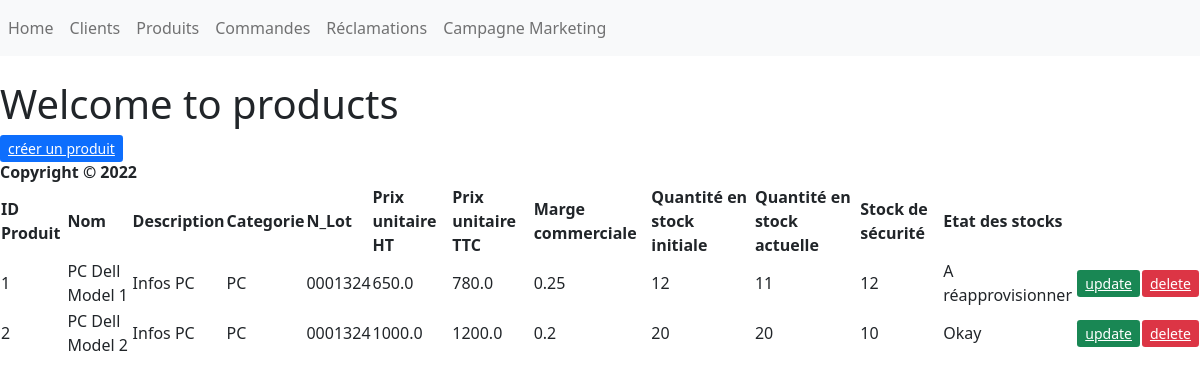
The page /Produits/ on the database as committed earlier.
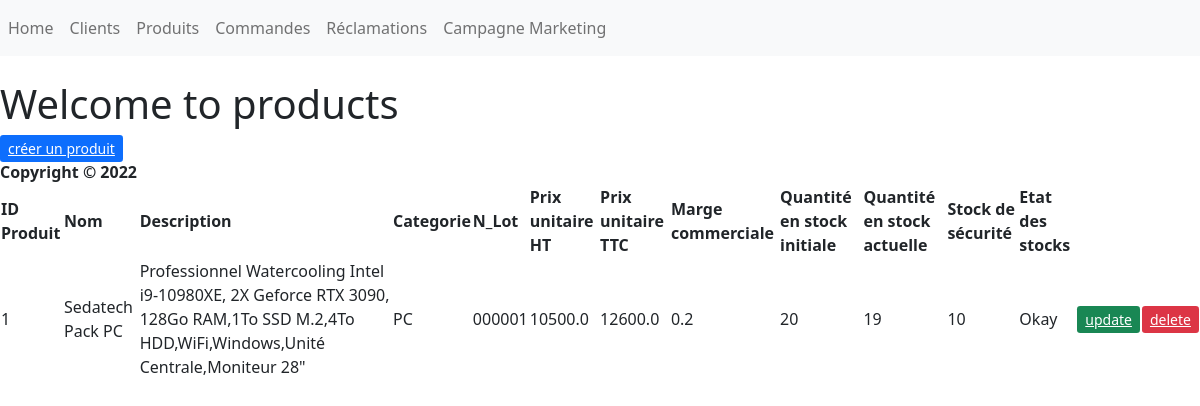
The same page on the database as committed later.
### Main/models.py (models this page shows, shortened)
class Product(models.Model):
    CATEGORY_CHOICES=(('Informatique','Informatique'),('Téléphonie','Téléphonie'),('Objets connectés','Objets connectés'),('TV & Home cinéma','TV & Home cinéma'))
    name=models.CharField(max_length=200, null=True)
    description=models.CharField(max_length=200, null=True)
    category=models.CharField(max_length=200, null=True,choices=CATEGORY_CHOICES)
    n_lot=models.CharField(max_length=200, null=True)
    price_pdt_HT=models.FloatField(null=True)
    commercial_margin=models.FloatField(null=True)
    stock_q=models.IntegerField(null=True)
    stock_security=models.IntegerField(null=True)
    @property
    def price_pdt_TTC(self):
        TAUX_TVA=1.2
        return self.price_pdt_HT*TAUX_TVA
    @property
    def stock_q_actuel(self):
        my_orders=Order.objects.filter(product__id=self.id)
        return self.stock_q-my_orders.count()
    @property
    def stock_status(self):#for particular product order total
        if self.stock_q_actuel < self.stock_security:
            stock_res="A réapprovisionner"
        else:
            stock_res="Okay"
        return stock_res

### Main/views.py (the view)
# urls.py: path('Produits/', products, name='products_page'),
def products(request):
    my_product=Product.objects.all()
    context={"my_product": my_product}
    return render(request,'Main/products.html',context)

### Main/Templates/Main/products.html
{% extends "main/base.html" %}
{% block content %}
    <header>
        <h1> Welcome to products </h1>
    </header>
<a class="btn-primary btn-sm" href="{% url 'products_create' %}" role="button">créer un produit</a>
<table>
    <thead>
        <th>ID Produit</th>
        <th>Nom</th>
        <th>Description</th>
        <th>Categorie</th>
        <th>N_Lot</th>
        <th>Prix unitaire HT</th>
        <th>Prix unitaire TTC</th>
        <th>Marge commerciale</th>
        <th>Quantité en stock initiale</th>
        <th>Quantité en stock actuelle</th>
        <th>Stock de sécurité</th>
        <th>Etat des stocks</th>
    </thead>
    <tbody>
        {% for my_product_item in my_product %}
        <tr>
            <td>{{my_product_item.pk}}</td>
            <td>{{my_product_item.name}}</td>
            <td>{{my_product_item.description}}</td>
            <td>{{my_product_item.category}}</td>
            <td>{{my_product_item.n_lot}}</td>
            <td>{{my_product_item.price_pdt_HT}}</td>
            <td>{{my_product_item.price_pdt_TTC}}</td>
            <td>{{my_product_item.commercial_margin}}</td>
            <td>{{my_product_item.stock_q}}</td>
            <td>{{my_product_item.stock_q_actuel}}</td>
            <td>{{my_product_item.stock_security}}</td>
            <td>{{my_product_item.stock_status}}</td>
            <td><a class="btn-success btn-sm" href="{% url 'update_product' my_product_item.id %}" role="button">update</a></td>
            <td><a class="btn-danger btn-sm" href="{% url 'delete_product' my_product_item.id %}" role="button">delete</a></td>
        </tr>
        {% endfor %}
    </tbody>
{% endblock content %}

Rows that differ between the two databases and show on the page:
removed Product: pk "2", name "PC Dell Model 2", description "Infos PC", category "PC", n_lot "0001324", price_pdt_HT "1000.0", price_pdt_TTC "1200.0", commercial_margin "0.2", stock_q "20", stock_q_actuel "20", stock_security "10", stock_status "Okay"
changed Product "PC": name "PC Dell Model 1" → "Sedatech Pack PC"; description "Infos PC" → "Professionnel Watercooling Intel i9-10980XE, 2X Geforce RTX 3090, 128Go RAM,1To SSD M.2,4To HDD,WiFi,Windows,Unité Centrale,Moniteur 28\""; n_lot "0001324" → "000001"; price_pdt_HT "650.0" → "10500.0"; price_pdt_TTC "780.0" → "12600.0"; commercial_margin "0.25" → "0.2"; stock_q "12" → "20"; stock_q_actuel "11" → "19"; stock_security "12" → "10"; stock_status "A réapprovisionner" → "Okay"
